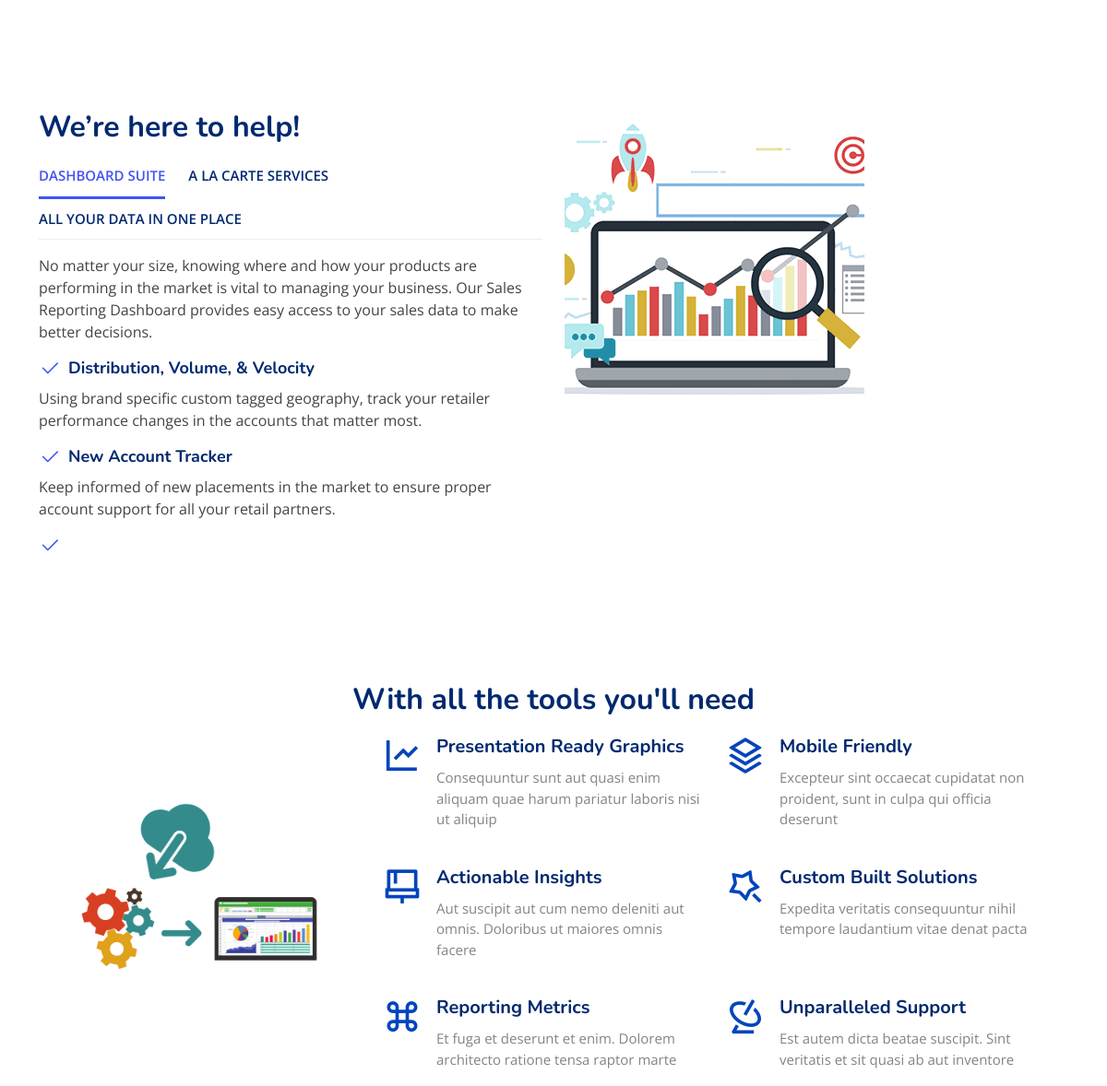
Before: / (middle part) with the older database file.
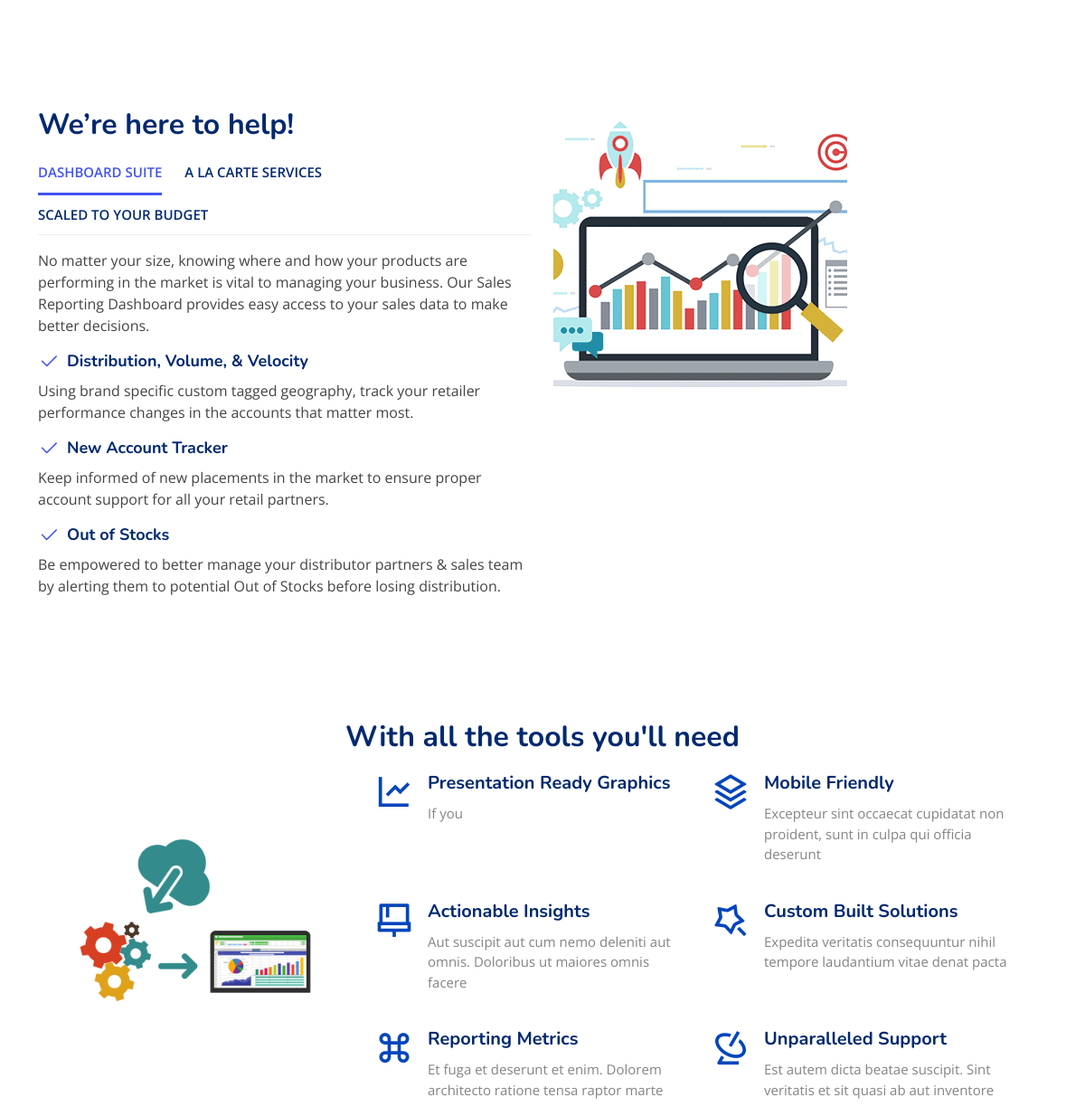
After: the same page with the newer database file.
### DFS_PAGES/models.py (models this page shows, shortened)
class Features(models.Model):
    name = "Features"
    services_tag = models.CharField(max_length=100)
    services_title = models.CharField(max_length=100)
    services_1 = models.CharField(max_length=500)
    services_2 = models.CharField(max_length=500)
    services_3 = models.CharField(max_length=500)
    services_4 = models.CharField(max_length=500)
    services_5 = models.CharField(max_length=500)
    services_6 = models.CharField(max_length=500)
    services_image = models.ImageField(upload_to='')
    growth_title = models.CharField(max_length=100)
    growth_image = models.ImageField(upload_to='')
    growth_tab1_name = models.CharField(default=None, max_length=100)
    growth_tab1_blurb1 = models.CharField(max_length=500)
    growth_tab1_title1 = models.CharField(max_length=100)
    growth_tab1_blurb2 = models.CharField(max_length=500)
    growth_tab1_title2 = models.CharField(max_length=100)
    growth_tab1_blurb3 = models.CharField(max_length=500)
    growth_tab1_title3 = models.CharField(max_length=100, blank=True)
    growth_tab1_blurb4 = models.CharField(max_length=500, blank=True)
    growth_tab2_name = models.CharField(max_length=100)
    growth_tab2_blurb1 = models.CharField(max_length=500)
    growth_tab2_title1 = models.CharField(max_length=100)
    growth_tab2_blurb2 = models.CharField(max_length=500)
    growth_tab2_title2 = models.CharField(max_length=100)
    growth_tab2_blurb3 = models.CharField(max_length=500)
    growth_tab2_title3 = models.CharField(max_length=100, blank=True)
    growth_tab2_blurb4 = models.CharField(max_length=500, blank=True)
    growth_tab3_name = models.CharField(max_length=100)
    growth_tab3_blurb1 = models.CharField(max_length=500)
    growth_tab3_title1 = models.CharField(max_length=100)
    growth_tab3_blurb2 = models.CharField(max_length=500)
    growth_tab3_title2 = models.CharField(max_length=100)
    growth_tab3_blurb3 = models.CharField(max_length=500)
    tools_title = models.CharField(max_length=100)
    tools_image = models.ImageField(upload_to='')
    tools_item1 = models.CharField(max_length=100)
    tools_item1_blurb = models.CharField(max_length=500)
    tools_item2 = models.CharField(max_length=100)
    tools_item2_blurb = models.CharField(max_length=500)
    tools_item3 = models.CharField(max_length=100)
    tools_item3_blurb = models.CharField(max_length=500)
    tools_item4 = models.CharField(max_length=100)
    tools_item4_blurb = models.CharField(max_length=500)
    tools_item5 = models.CharField(max_length=100)
    tools_item5_blurb = models.CharField(max_length=500)
    tools_item6 = models.CharField(max_length=100)
    tools_item6_blurb = models.CharField(max_length=500)

### DFS_PAGES/views.py (the view)
# urls.py: 2. Add a URL to urlpatterns:  path('', views.home, name='home')
def home(request):
    context = {
        'hero': Hero.objects.all(),
        'about_us': AboutUs.objects.all(),
        'testimonials': Testimonials.objects.all(),
        'our_team': OurTeam.objects.all(),
        'faqs': FAQ.objects.all(),
        'features' : Features.objects.all(),
        'contact_info': Contact_Info.objects.all(),
    }
    return render(request, 'homepage/index.html', context)

### DFS_PAGES/templates/homepage/index.html (shortened to what this page needs)
{% extends "homepage/base/base.html" %}
{% load static %}
{% block content %}
  <main id="main">
    {% include "homepage/elements/features.html" %}
  </main>
  {% endblock content %}

### DFS_PAGES/templates/homepage/base/base.html (shortened to what this page needs)
{% load static %}
<!DOCTYPE html>
<html lang="en">
<head>
  {% include "homepage/base/links.html" %}
</head>
<body>
    {% block content %}
    {% endblock content %}
</body>
</html>

### DFS_PAGES/templates/homepage/base/links.html (shortened to what this page needs)
{% load static %}
<link href="{% static 'assets/vendor/aos/aos.css' %}" rel="stylesheet">
<link href="{% static 'assets/vendor/bootstrap/css/bootstrap.min.css' %}" rel="stylesheet">
<link href="{% static 'assets/vendor/bootstrap-icons/bootstrap-icons.css' %}" rel="stylesheet">
<link href="{% static 'assets/vendor/glightbox/css/glightbox.min.css' %}" rel="stylesheet">
<link href="{% static 'assets/vendor/remixicon/remixicon.css' %}" rel="stylesheet">
<link href="{% static 'assets/vendor/swiper/swiper-bundle.min.css' %}" rel="stylesheet">
<link href="{% static 'assets/css/style.css' %}" rel="stylesheet">

### DFS_PAGES/templates/homepage/base/header.html (shortened to what this page needs)
{% load static %}

### DFS_PAGES/templates/homepage/elements/hero.html (shortened to what this page needs)
{% load static %}

### DFS_PAGES/templates/homepage/elements/about.html (shortened to what this page needs)
{% load static %}

### DFS_PAGES/templates/homepage/elements/features.html (shortened to what this page needs)
{% load static %}
   <section id="features" class="features">
{% for feature in features %}
    <div class="container" data-aos="fade-up">
      <div class="row feture-tabs" data-aos="fade-up">
        <div class="col-lg-6">
          <h3>{{feature.growth_title}}</h3>
          <ul class="nav nav-pills mb-3">
            <li>
              <a class="nav-link active" data-bs-toggle="pill" href="#tab1">{{feature.growth_tab1_name}}</a>
            </li>
            <li>
              <a class="nav-link" data-bs-toggle="pill" href="#tab2">{{feature.growth_tab2_name}}</a>
            </li>
            <li>
              <a class="nav-link" data-bs-toggle="pill" href="#tab3">{{feature.growth_tab3_name}}</a>
            </li>
          </ul>
          <div class="tab-content">
            <div class="tab-pane fade show active" id="tab1">
              <p>{{feature.growth_tab1_blurb1}}</p>
              <div class="d-flex align-items-center mb-2">
                <i class="bi bi-check2"></i>
                <h4>{{feature.growth_tab1_title1}}</h4>
              </div>
              <p>{{feature.growth_tab1_blurb2}}</p>
              <div class="d-flex align-items-center mb-2">
                <i class="bi bi-check2"></i>
                <h4>{{feature.growth_tab1_title2}}</h4>
              </div>
              <p>{{feature.growth_tab1_blurb3}}</p>
              <div class="d-flex align-items-center mb-2">
                <i class="bi bi-check2"></i>
                <h4>{{feature.growth_tab1_title3}}</h4>
              </div>
              <p>{{feature.growth_tab1_blurb4}}</p>
            </div>
          </div>
        </div>
        <div class="col-lg-6">
          <img src="{{feature.growth_image.url}}" class="img-fluid" alt="">
        </div>
      </div>
      <div class="row feature-icons" data-aos="fade-up">
        <h3>{{feature.tools_title}}</h3>
        <div class="row">
          <div class="col-xl-4 text-center" data-aos="fade-right" data-aos-delay="100">
            <img src="{{feature.tools_image.url}}" class="img-fluid p-4" alt="">
          </div>
          <div class="col-xl-8 d-flex content">
            <div class="row align-self-center gy-4">
              <div class="col-md-6 icon-box" data-aos="fade-up">
                <i class="ri-line-chart-line"></i>
                <div>
                  <h4>{{feature.tools_item1}}</h4>
                  <p>{{feature.tools_item1_blurb}}</p>
                </div>
              </div>
              <div class="col-md-6 icon-box" data-aos="fade-up" data-aos-delay="100">
                <i class="ri-stack-line"></i>
                <div>
                  <h4>{{feature.tools_item2}}</h4>
                  <p>{{feature.tools_item2_blurb}}</p>
                </div>
              </div>
              <div class="col-md-6 icon-box" data-aos="fade-up" data-aos-delay="200">
                <i class="ri-brush-4-line"></i>
                <div>
                  <h4>{{feature.tools_item3}}</h4>
                  <p>{{feature.tools_item3_blurb}}</p>
                </div>
              </div>
              <div class="col-md-6 icon-box" data-aos="fade-up" data-aos-delay="300">
                <i class="ri-magic-line"></i>
                <div>
                  <h4>{{feature.tools_item4}}</h4>
                  <p>{{feature.tools_item4_blurb}}</p>
                </div>
              </div>
              <div class="col-md-6 icon-box" data-aos="fade-up" data-aos-delay="400">
                <i class="ri-command-line"></i>
                <div>
                  <h4>{{feature.tools_item5}}</h4>
                  <p>{{feature.tools_item5_blurb}}</p>
                </div>
              </div>
              <div class="col-md-6 icon-box" data-aos="fade-up" data-aos-delay="500">
                <i class="ri-radar-line"></i>
                <div>
                  <h4>{{feature.tools_item6}}</h4>
                  <p>{{feature.tools_item6_blurb}}</p>
                </div>
              </div>
            </div>
          </div>
        </div>
      </div>
    </div>
{% endfor %}
  </section>

### DFS_PAGES/templates/homepage/elements/faq.html (shortened to what this page needs)
{% load static %}

### DFS_PAGES/templates/homepage/elements/testimonials.html (shortened to what this page needs)
{% load static admin_soft %}

### DFS_PAGES/templates/homepage/elements/team.html (shortened to what this page needs)
{% load static %}

### DFS_PAGES/templates/homepage/elements/contact.html (shortened to what this page needs)
{% load static %}

### DFS_PAGES/templates/homepage/base/footer.html (shortened to what this page needs)
{% load static %}

### DFS_PAGES/templates/homepage/base/scripts.html (shortened to what this page needs)
{% load static %}

### static/assets/css/style.css (style rules this page uses)
:root { scroll-behavior: smooth; }
body { font-family: "Open Sans", sans-serif; color: #444444; }
a { color: #4154f1; text-decoration: none; }
h1, h2, h3, h4, h5, h6 { font-family: "Nunito", sans-serif; }
section { padding: 60px 0; overflow: hidden; }
.features .feture-tabs { margin-top: 120px; }
.features .feture-tabs h3 { color: #012970; font-weight: 700; font-size: 32px; margin-bottom: 10px; }
.features .feture-tabs .nav-pills { border-bottom: 1px solid #eee; }
.features .feture-tabs .nav-link { background: none; text-transform: uppercase; font-size: 15px; font-weight: 600; color: #012970; padding: 12px 0; margin-right: 25px; margin-bottom: -2px; border-radius: 0; }
.features .feture-tabs .nav-link.active { color: #4154f1; border-bottom: 3px solid #4154f1; }
.features .feture-tabs .tab-content h4 { font-size: 18px; margin: 0; font-weight: 700; color: #012970; }
.features .feture-tabs .tab-content i { font-size: 24px; line-height: 0; margin-right: 8px; color: #4154f1; }
.features .feature-icons { margin-top: 120px; }
.features .feature-icons h3 { color: #012970; font-weight: 700; font-size: 32px; margin-bottom: 20px; text-align: center; }
.features .feature-icons .content .icon-box { display: flex; }
.features .feature-icons .content .icon-box h4 { font-size: 20px; font-weight: 700; margin: 0 0 10px 0; color: #012970; }
.features .feature-icons .content .icon-box i { font-size: 44px; line-height: 44px; color: #0245bc; margin-right: 15px; }
.features .feature-icons .content .icon-box p { font-size: 15px; color: #848484; }

Changed rows visible on the page:
changed Features "We’re here to help!": growth_tab3_name "ALL YOUR DATA IN ONE PLACE" → "SCALED TO YOUR BUDGET"; growth_tab1_title3 (not shown) → "Out of Stocks"; growth_tab1_blurb4 (not shown) → "Be empowered to better manage your distributor partners & sales team by alerting them to potential Out of Stocks before losing distribution."; tools_item1_blurb "Consequuntur sunt aut quasi enim aliquam quae harum pariatur laboris nisi ut aliquip" → "If you"
